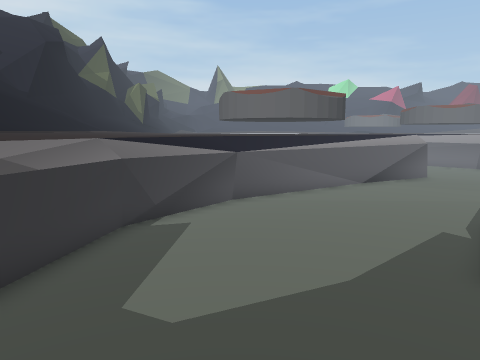
View 1 (above)

24 first-person views from a walk through a Unity game level. The camera is 1.2 m above the floor, tilts 8° down and sees 70° across. The floor is counted in squares, 0.5 m on a side. Each view is taken from the middle of a square. On the plan, view 1 faces up. The plan holds only what a view shows up to about 20 squares ahead; the rest is blank. The place goes on beyond the plan.

View 2
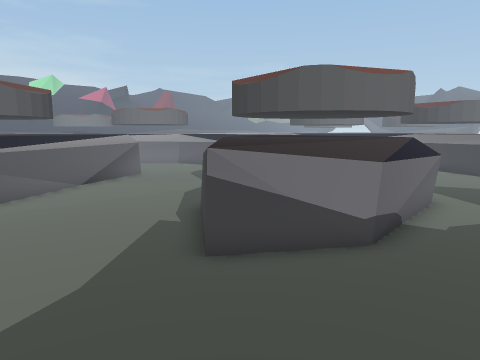

View 3
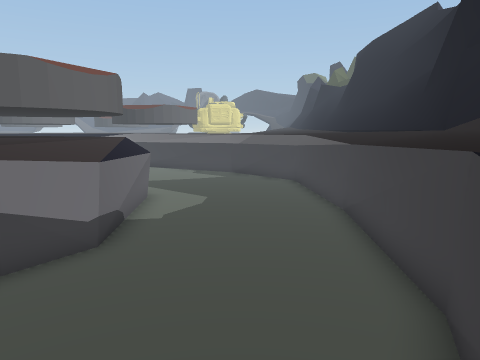

View 4
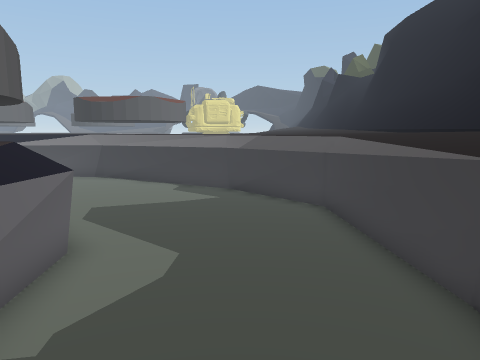

View 5
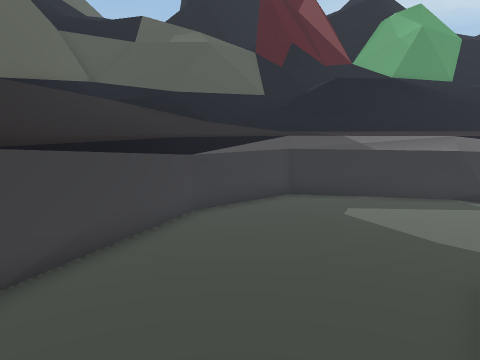

View 6
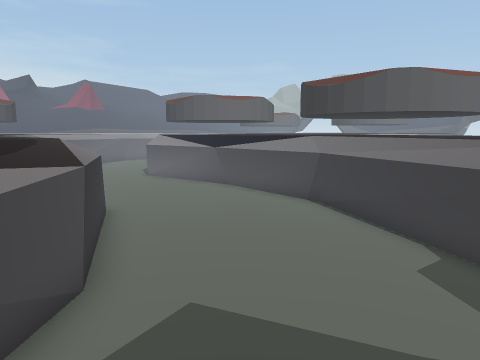

View 7
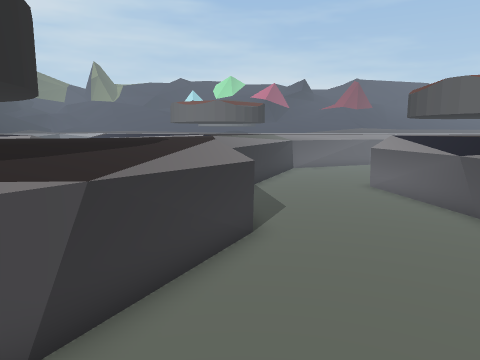

View 8
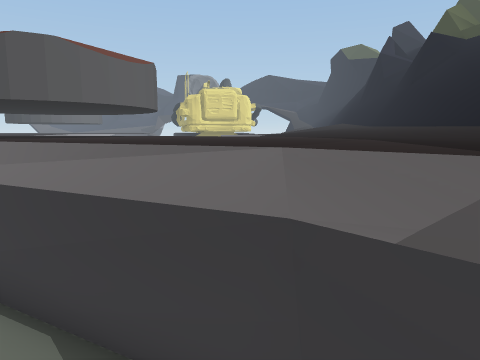

View 9
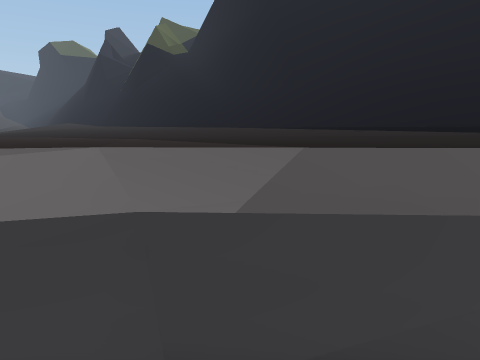

View 10
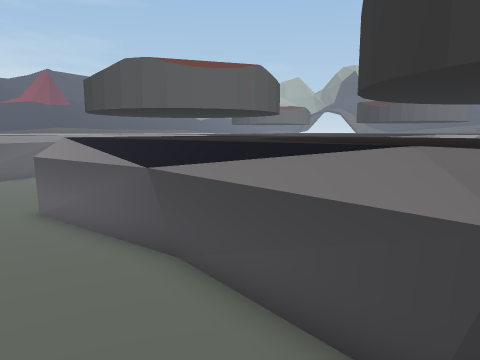

View 11
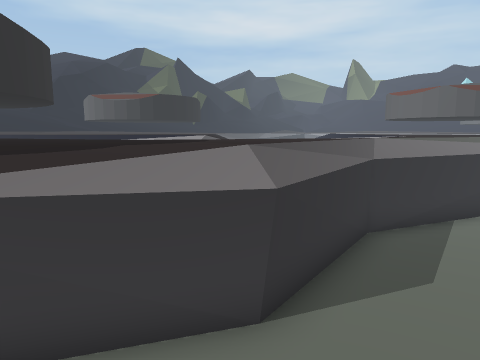

View 12
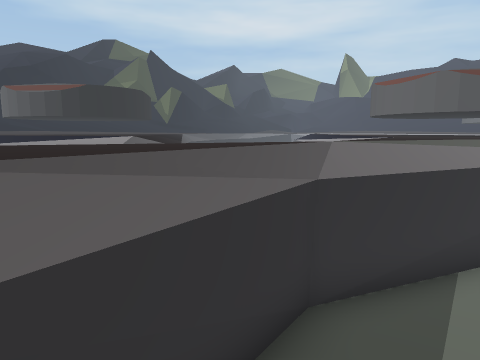

View 13
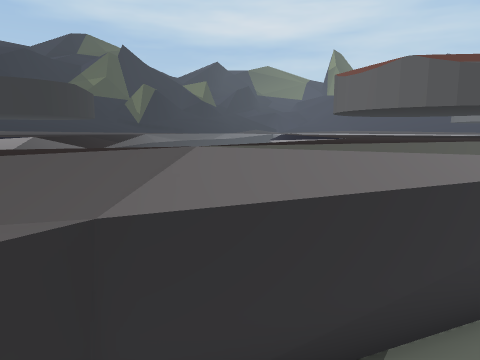

View 14
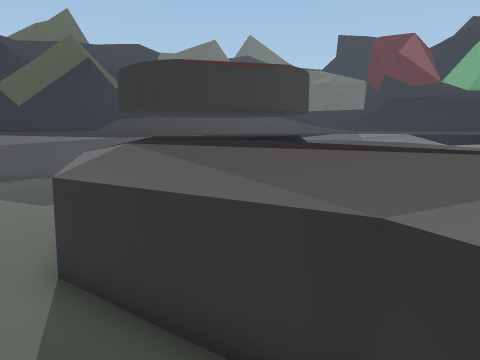

View 15
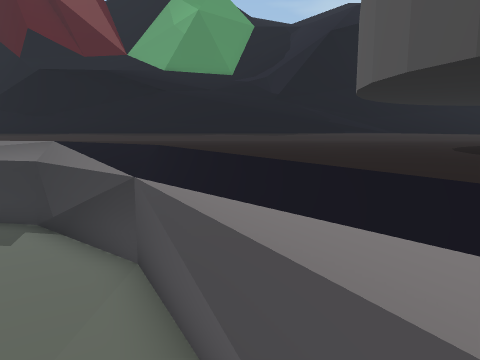

View 16
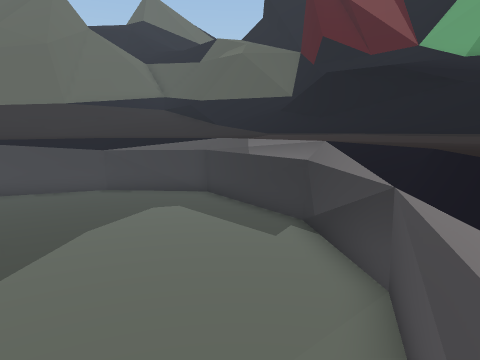

View 17
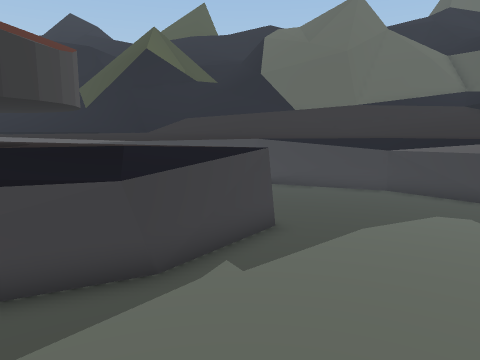

View 18
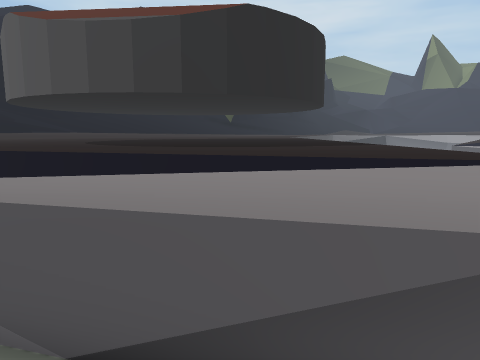

View 19
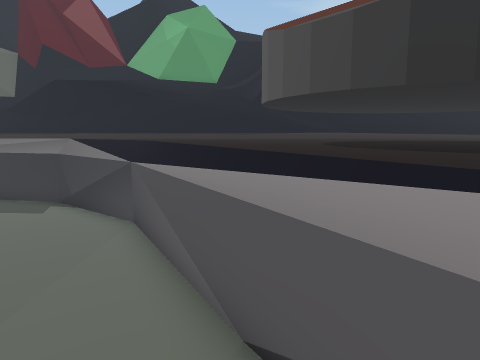

View 20
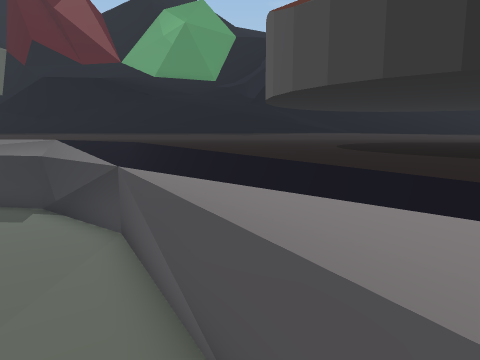

View 21
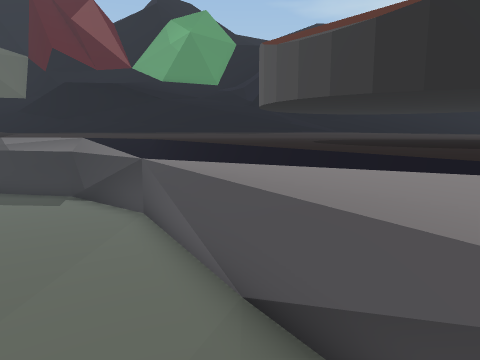

View 22
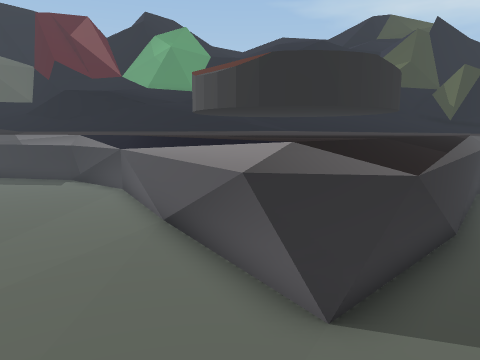

View 23
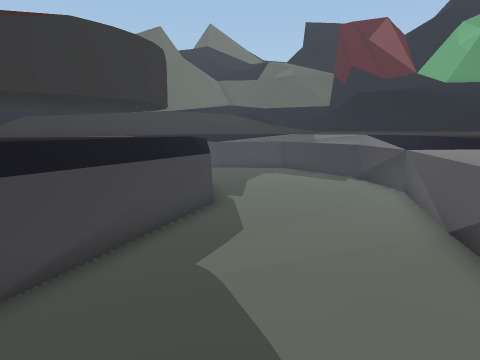

View 24
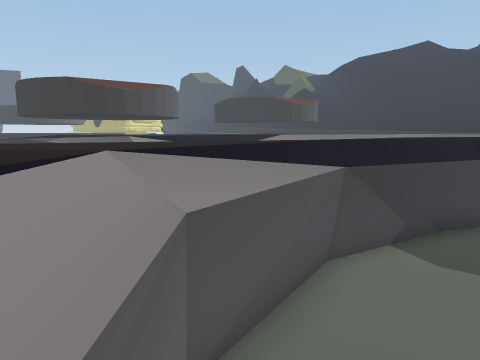

### Floor plan
Key: @ floor where view 1 was taken; # wall or solid block; . floor; = window, fence, low wall or low ledge; ^ raised ledge.
Columns run from 6 left of view 1 to 32 right of it. Each row starts with its distance up from view 1.
 24 ^^^ ^^ ^^^=.       .^^^^^     ..
 23 ^^^^^^^ ^^^^.       .^^^^^^  ...
 22 ^^^ ^^  ##^^^=.      .^^^^^.....
 21 ^^^ ^^#####^^^=.    ..=^^^=..... =^^
 20 ^^^^^^######^^^^..  ..=^^^......=###
 19 ^^^^^#######^^^^=.....=^^^.....=####
 18 ^^^^^#######^^^^=.. ..=^^.....^^#####
 17 ^^^^^^######^^^^... ..^^^.....^^#####
 16 ^^^^^^^####^^^..... ..^^=.....=######
 15 ^^^^^^^^^^^^^...... .^^^^.....=^######
 14 ^^^^^^^^^^^......... ^^^^.....=^^^##^^^
 13 ^^^^^^^^^........... ^^^^......^^^ ^
 12 ^^^^^^^............. ^^^^.....=^^^^
 11 ^^^^^^...........#==^^^^^.....==^^^^
 10 ^^^^^..........#=###^^^^^.....^^^## ^
  9 ^^^^.........=^######^^^......^^#####^
  8 ^^^^........=^^#######^^......=######
  7 ^^^^.......=^^^#######^.......=## ###
  6 ^^^........^^^^#######=......=#######
  5 ^^^.......=^^^^^#####=.......=^######
  4 ^^^........=^^^^^^##=.......=#^^### ^
  3 ^^^..........=^^^^^#........=^^^^^^^^
  2 ^^^^.......................^^^^^^^  ^
  1 ^^^^=......................^^^^^^^
  0 ^^^^^#@...................^^^^^^^^    ^
 -1 ^^^^^^^=.................^^^^^^^^^ ^^^^
 -2 ^^^^^^^^^^..............^^^^^^^^^^^^^^^
 -3 ^^^^^^^^^^^^^^^^^^^^^^^^^^^^^^^^^^^^^^^
 -4 ^^^^^^^^^^^^^^^^^^^^^^^^^^^^^^^^^^^^^^^
 -5 ^^^^^^^^^^^^^^^^^^^^^^^^  ^^^^^^^^^^^^^

Where each view was taken, in squares from view 1:
view 1: 0 up, 0 right, facing up
view 2: 0 up, 0 right, facing up-right
view 3: 0 up, 0 right, facing right
view 4: 0 up, 6 right, facing right
view 5: 1 up, 9 right, facing left
view 6: 1 up, 14 right, facing up-right
view 7: 3 up, 18 right, facing up
view 8: 1 up, 18 right, facing right
view 9: 2 up, 18 right, facing down-right
view 10: 7 up, 21 right, facing up-right
view 11: 8 up, 21 right, facing up-left
view 12: 12 up, 20 right, facing up-left
view 13: 15 up, 20 right, facing up-left
view 14: 17 up, 20 right, facing down-left
view 15: 14 up, 6 right, facing left
view 16: 14 up, 5 right, facing down-left
view 17: 14 up, 5 right, facing down
view 18: 14 up, 9 right, facing up-left
view 19: 15 up, 9 right, facing left
view 20: 15 up, 8 right, facing left
view 21: 15 up, 10 right, facing left
view 22: 17 up, 14 right, facing left
view 23: 17 up, 14 right, facing down-left
view 24: 24 up, 13 right, facing down-right
